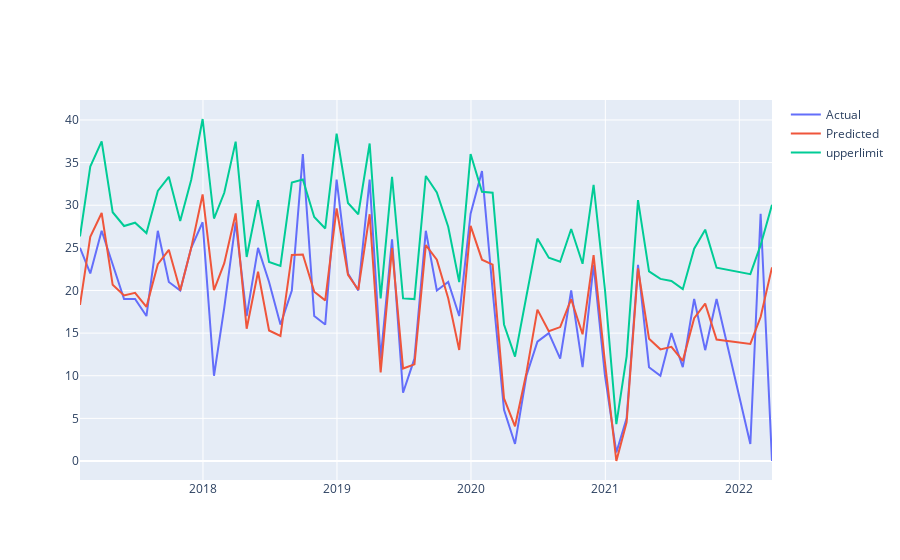

Here is the notebook cell this chart was saved with:
### Code cell
plot_fig(final_df, stores[300], 'M365')
